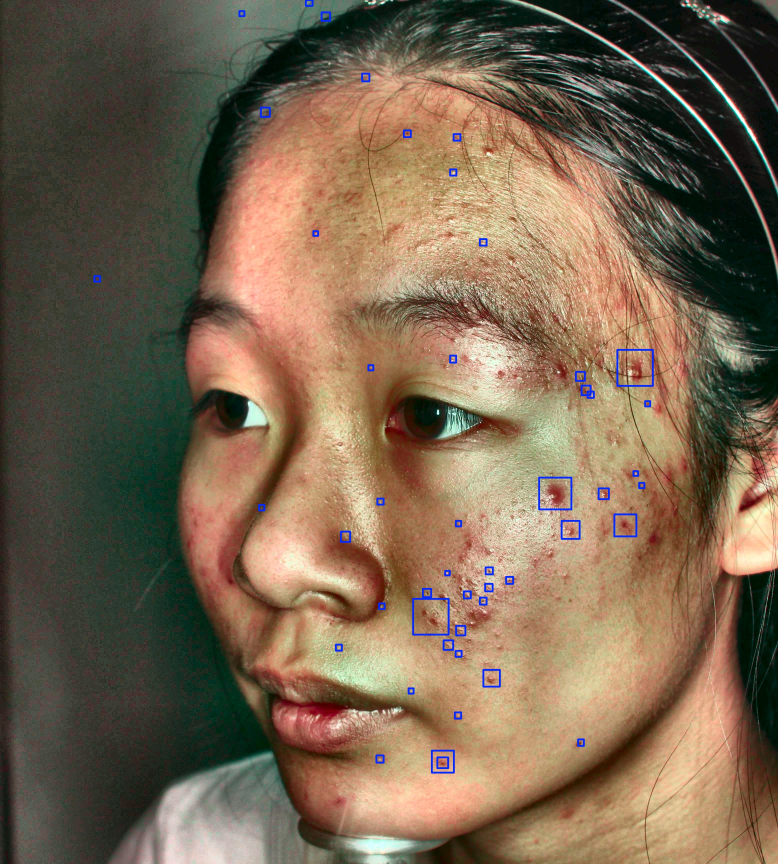
#> input picture Models/yolo/notebooks/predictions_comparison/SAHI.jpg, 3112 x 3456 px, given in place of levle1_271.jpg, which was not available (shown at 1/4 size)
$ python baseline.py
#> lines starting #> are read from the running program, lines starting #| are printed output that depends on the picture; after the words box and inside, x2 and y2 are one past the last pixel; in counts of white or black regions, pixels touching at a corner belong together; pictures that were not available may be replaced by others from this repository, and a replacement may not be noted
### Models/src/image_preprocess.py
"""
IMAGE ENHANCEMENT PIPELINE

Run this script to improve the quality of images before training or inference.
It creates a copy of your input directory with a '_preprocessed' suffix.
If applied to dataset it will rename the folder to 'final_dataset_preprocessed.

What it does:

* Boosts local contrast (CLAHE) to highlight subtle lesions
* Sharpening details (Unsharp Masking) - REMOVED IN FINAL V2 (caused noise)
* Maintains directory structure and copies existing labels

Usage:

1. Configure IMAGES_DIR in config.py.
2. Select the target folder in the main block.
3. Run: python Models/src/image_preprocess.py

Output:

* Creates: final_dataset_preprocessed/
* Original images remain untouched.

Requirements:

* Input folder must contain images (.jpg, .jpeg, .png).
* Associated labels (if any) will be copied automatically.

"""

import cv2
import numpy as np
import os
import shutil
import sys
from pathlib import Path
from concurrent.futures import ProcessPoolExecutor
from tqdm import tqdm

ROOT_DIR = Path(__file__).resolve().parents[1]
if str(ROOT_DIR) not in sys.path:
    sys.path.append(str(ROOT_DIR))

from config import DATA_DIR, IMAGES_DIR

def enhance_details(img, clip_l=1.2, clip_a=1.1, grid_size=(8, 8)):
    """
    Applies enhancement to highlight acne lesions.

    """
    # Contrast Enhancement using CLAHE on L and a channels
    lab = cv2.cvtColor(img, cv2.COLOR_BGR2LAB)
    l, a, b = cv2.split(lab)

    # Balanced contrast boost
    clahe_l = cv2.createCLAHE(clipLimit=clip_l, tileGridSize=grid_size)
    l_enhanced = clahe_l.apply(l)

    clahe_a = cv2.createCLAHE(clipLimit=clip_a, tileGridSize=grid_size)
    a_enhanced = clahe_a.apply(a)

    enhanced_img = cv2.merge((l_enhanced, a_enhanced, b))
    enhanced_img = cv2.cvtColor(enhanced_img, cv2.COLOR_LAB2BGR)


    return enhanced_img

# [57 lines left out: functions process_single_image, run_pipeline, not called in this run]

# [76 lines that do not run on import are left out]

### Models/shared/utils.py
import cv2
import numpy as np
from datetime import datetime

# [105 lines left out: functions load_ground_truth, calculate_box_iou, evaluate_predictions, compile_metrics, not called in this run]


def create_heatmap(image):
    """
    Generates a heatmap using the 'a' channel of the CIELab color space.

    - LAB Space: Separates Lightness (L) from color (a=Green/Red, b=Blue/Yellow).
    - 'a' channel: Highlights red/green intensity.
    - Normalization: Scales values to 0-255 range.
    - Colormap (JET): Maps low values to blue and high values to red.
    """
    lab = cv2.cvtColor(image, cv2.COLOR_BGR2LAB)
    _, a, _ = cv2.split(lab)
    heatmap = cv2.normalize(a, None, 0, 255, cv2.NORM_MINMAX)
    return cv2.applyColorMap(heatmap.astype(np.uint8), cv2.COLORMAP_JET)

### Models/cv/src/baseline.py
"""
OpenCV acne detection pipeline

Automatically detects, isolates, and analyzes red regions or inflammation markers
in an input image using OpenCV, and generates a visual Markdown execution report.

Processing Steps:
- Step 0 (Load): Imports input image and creates a timestamped output directory.
- Step 1 (Preprocessing): Enhances contrast and details using CLAHE.
- Step 1.5 (Heatmap): Generates a heatmap highlighting red/inflammatory areas.
- Step 2 (Segmentation): Combines HSV and LAB color spaces for precise red masking.
- Step 3 (Mask Cleaning): Applies morphological operations to remove noise and fill gaps.
- Step 4 (Extraction): Filters contours by size/shape, draws bounding boxes on valid lesions.
- Step 5 (Reporting): Saves steps and compiles a REPORT.md summary.

Prerequisites:
- Required input image: Models/shared/images/levle1_271.jpg
- Local helper modules: utils.py and src/image_preprocess.py in the workspace.

Outputs:
Saved inside a timestamped run folder: Models/cv/runs/run_YYYYMMDD_HHMMSS/
- original.jpg, enhanced.jpg, heatmap.jpg
- raw_mask.jpg, mask.jpg (binary masks)
- result.jpg (final image with bounding boxes)
- REPORT.md (complete pipeline report)

TODO: Add mask based on heatmap to further impove detection accuracy.
    To cosider: combining heatmap and color segmentation masks.

"""

import cv2
from matplotlib import image
import numpy as np
import sys
from pathlib import Path
from datetime import datetime

ROOT = Path(__file__).resolve().parents[3]
INPUT_IMAGE = ROOT / "Models" / "shared" / "images" / "levle1_271.jpg"

timestamp = datetime.now().strftime("%Y%m%d_%H%M%S")
RUN_DIR = ROOT / "Models" / "cv" / "runs" / f"run_{timestamp}"
RUN_DIR.mkdir(parents=True, exist_ok=True)

OUTPUT_IMAGE = RUN_DIR / "result.jpg"
OUTPUT_MASK = RUN_DIR / "mask.jpg"
OUTPUT_ENHANCED = RUN_DIR / "enhanced.jpg"

SHARED_DIR = ROOT / "Models" / "shared"
YOLO_DIR = ROOT / "Models" / "yolo"
if str(SHARED_DIR) not in sys.path:
    sys.path.append(str(SHARED_DIR))
if str(YOLO_DIR) not in sys.path:
    sys.path.append(str(YOLO_DIR))

from utils import create_heatmap # type: ignore
from src.image_preprocess import enhance_details  # type: ignore


def detect_red_regions(image):
    """
    Step 1: Color segmentation.
    Uses a hybrid approach:
    - HSV: Robust for color hue/saturation detection.
    - LAB: 'a' channel for highlighting red vs green color.
    - Combining masks from both color spaces to increase precision.
    """
    hsv = cv2.cvtColor(image, cv2.COLOR_BGR2HSV)
    lab = cv2.cvtColor(image, cv2.COLOR_BGR2LAB)

    lower_red1 = np.array([0, 40, 50])
    upper_red1 = np.array([20, 255, 255])

    lower_red2 = np.array([160, 40, 50])
    upper_red2 = np.array([180, 255, 255])

    mask_hsv = (cv2.inRange(hsv, lower_red1, upper_red1) | cv2.inRange(hsv, lower_red2, upper_red2))

    l, a, b = cv2.split(lab)
    _, mask_lab = cv2.threshold(a, 150, 255, cv2.THRESH_BINARY)

    mask = cv2.bitwise_and(mask_hsv, mask_lab)

    return mask


def clean_mask(mask, img_w, img_h):
    """
    Step 2: Clean the mask.
    The kernel size changes based on image resolution.

    """
    # Calculate a dynamic kernel size (0.1% of image width/height)
    # Ensuring the result is at least 7x7 to make sense
    dynamic_size = int(max(img_w, img_h) * 0.001)
    kernel_size = max(7, dynamic_size)
    # print("Using kernel size:", kernel_size)

    kernel = np.ones((kernel_size, kernel_size), np.uint8)

    # Remove random tiny pixel spots (noise)
    mask = cv2.morphologyEx(mask, cv2.MORPH_OPEN, kernel)
    # Fill in small holes inside the detected shapes
    return cv2.morphologyEx(mask, cv2.MORPH_CLOSE, kernel)


def extract_boxes(mask, image, img_w, img_h):
    """
    Step 3: Object isolation.
    Find right shapes in the mask and remove outliers based on size and shape.
    """
    # 1. Find boundaries of all white shapes
    contours, _ = cv2.findContours(mask, cv2.RETR_EXTERNAL, cv2.CHAIN_APPROX_SIMPLE)

    if not contours:
        print("No shapes detected.")
        return []

    # Calculate a dynamic minimum area based on image size
    min_area_limit = (img_w * img_h) * 0.00001

    raw_candidates = []

    # 2. Initial filter: remove extremely small noise and long, thin lines
    for contour in contours:
        area = cv2.contourArea(contour)
        x, y, w, h = cv2.boundingRect(contour)

        # Calculate how square or round the shape is
        aspect_ratio = max(w, h) / (min(w, h) + 1e-6)

        # Skip very small dots or very long thin lines
        if area <= min_area_limit or aspect_ratio > 4.0:
            continue

        raw_candidates.append({'contour': contour, 'area': area, 'bbox': (x, y, w, h)})

    if not raw_candidates:
        print("\n--- Filter Report ---")
        print("No candidates passed initial size/shape filter.")
        return []

    # 3. Dynamic filter: remove anomalies based on the size of all found objects
    all_areas = np.array([c['area'] for c in raw_candidates])

    # Set limits based on the 5th and 95th percentile (ignores smallest and largest)
    min_area_threshold = np.percentile(all_areas, 5)
    max_area_threshold = np.percentile(all_areas, 95)

    # Fallback: if thresholds are too close, use median to estimate safe size range
    median_area = np.median(all_areas)
    if max_area_threshold <= min_area_threshold:
        min_area_threshold = max(1.0, median_area * 0.3)
        max_area_threshold = median_area * 5.0

    boxes = []
    rejected_small = 0
    rejected_large = 0

    # 4. Final selection: keep only objects within calculated size range
    for cand in raw_candidates:
        area = cand['area']
        x, y, w, h = cand['bbox']

        if area < min_area_threshold:
            rejected_small += 1
            continue

        if area > max_area_threshold:
            rejected_large += 1
            continue

        boxes.append((x, y, w, h))

        # Draw boxes on the final image for visualization
        cv2.rectangle(image, (x, y), (x + w, y + h), (0, 255, 0), 2)

    # 5. Print a summary of what was filtered out
    filter_report_lines = [
            "### Filter Statistics",
            f"- **Total raw shapes found:** {len(contours)}",
            f"- **Shapes after basic filter:** {len(raw_candidates)}",
            f"- **Final objects kept:** {len(boxes)}",
            f"- **Rejected as too small (noise):** {rejected_small}",
            f"- **Rejected as too large (anomaly):** {rejected_large}"
        ]

    print("\n----------------- Filter Report -----------------")
    print(f"Total raw shapes found:           {len(contours)}")
    print(f"Shapes after basic filter:        {len(raw_candidates)}")
    print(f"Final objects kept:               {len(boxes)}")
    print(f"Rejected as too small (noise):    {rejected_small}")
    print(f"Rejected as too large (anomaly):  {rejected_large}")
    print("---------------------------------------------------\n")

    return boxes, filter_report_lines

def main():
    # 1. Load the input image
    image = cv2.imread(str(INPUT_IMAGE))
#> image is the input picture: shape (3456, 3112, 3); mean B, G, R 80.7, 102.2, 121.6
    if image is None:
        raise FileNotFoundError(f"Could not load image from: {INPUT_IMAGE}")

    height, width = image.shape[:2]
    print(f"Processing image: {width}x{height} pixels.")
#| Processing image: 3112x3456 pixels.

    # Prepare lines for the Markdown report
    report_lines = [
        f"# Pipeline Execution Report",
        f"**Timestamp:** {datetime.now().strftime('%Y-%m-%d %H:%M:%S')}",
        f"**Source Image:** `{INPUT_IMAGE.name}`",
        f"**Image Dimensions:** `{width} x {height} px`",
        "---",
        "## Step 0: Original Input Image",
        "The raw image before any processing.",
        f"![Original Image](original.jpg)\n"
    ]

    cv2.imwrite(str(RUN_DIR / "original.jpg"), image)

    # 2. Preprocessing: Enhance contrast and colors
    enhanced_image = enhance_details(image, clip_l=1.2, clip_a=1.1, grid_size=(8, 8))
#> in enhance_details, `l, a, b = cv2.split(lab)`:
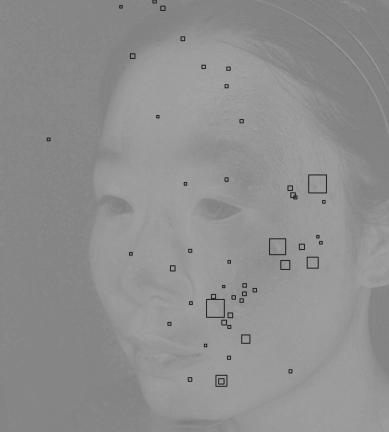
#> b: shape (3456, 3112) (shown at 1/8 size); min 24, max 172, mean 143.1
#> in enhance_details, `l_enhanced = clahe_l.apply(l)`:
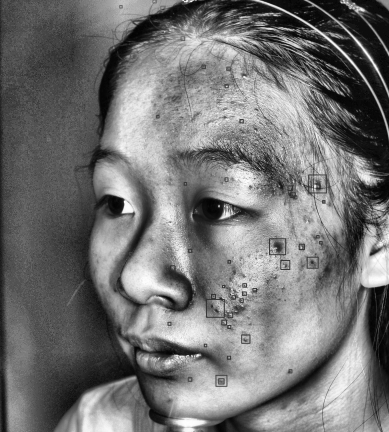
#> l_enhanced: shape (3456, 3112) (shown at 1/8 size); min 0, max 255, mean 115.3
#> in enhance_details, `enhanced_img = cv2.cvtColor(enhanced_img, cv2.COLOR_LAB2BGR)`:
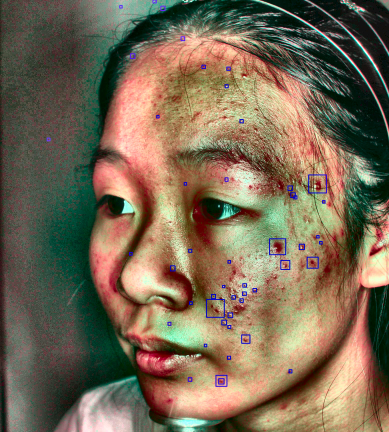
#> enhanced_img: shape (3456, 3112, 3) (shown at 1/8 size); mean B, G, R 84.2, 105.9, 120.9
    cv2.imwrite(str(OUTPUT_ENHANCED), enhanced_image)

    report_lines.extend([
        "## Step 1: Image Preprocessing",
        "Improve image contrast using CLAHE on color channels.",
        f"![Enhanced Image]({OUTPUT_ENHANCED.name})\n"
    ])

    # 3. Heatmap: Visualize red inflammatory markers
    heatmap_img = create_heatmap(image)
#> in create_heatmap, `heatmap = cv2.normalize(a, None, 0, 255, cv2.NORM_MINMAX)`:
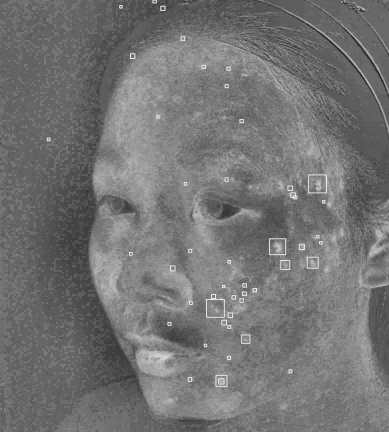
#> heatmap: shape (3456, 3112) (shown at 1/8 size); min 0, max 255, mean 115.3
    heatmap_path = RUN_DIR / "heatmap.jpg"
    cv2.imwrite(str(heatmap_path), heatmap_img)

    report_lines.extend([
        "## Step 1.5: Heatmap Generation",
        "Highlight red areas to help identify potential inflammation.",
        f"![Heatmap]({heatmap_path.name})\n"
    ])

    # 4. Segmentation: Create mask for red regions
    # raw_mask = detect_red_regions(enhanced_image, heatmap_img)
    raw_mask = detect_red_regions(enhanced_image)
#> in detect_red_regions, `mask_hsv = (cv2.inRange(hsv, lower_red1, upper_red1) | cv2.inRange(hsv..`:
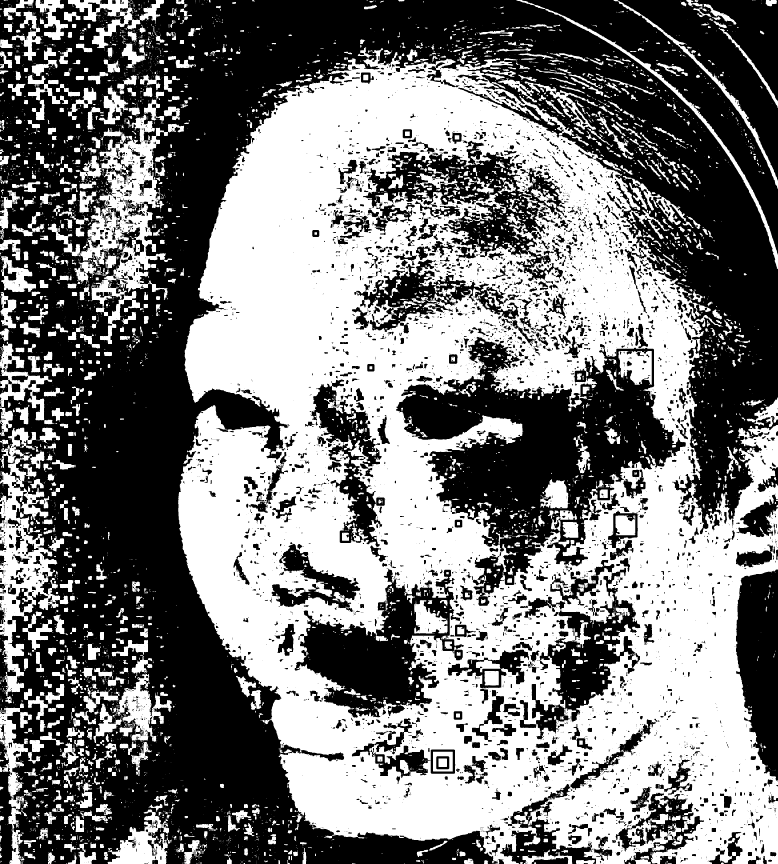
#> mask_hsv: shape (3456, 3112) (shown at 1/4 size); 47.9% white; 8691 white regions (6535 under 20 px), largest, box (x1, y1, x2, y2) and area: (712, 193, 3112, 3456) 4094305, (191, 456, 688, 1376) 110601, (0, 1711, 273, 2784) 92251
    raw_mask_path = RUN_DIR / "raw_mask.jpg"
    cv2.imwrite(str(raw_mask_path), raw_mask)

    report_lines.extend([
        "## Step 2: Red Region Detection",
        "Filter image by color range (HSV + LAB) to create a binary mask.",
        f"![Raw Mask]({raw_mask_path.name})\n"
    ])

    # 5. Cleaning: Remove noise from the mask
    mask = clean_mask(raw_mask, width, height)
#> in clean_mask, `return cv2.morphologyEx(mask, cv2.MORPH_CLOSE, kernel)`:
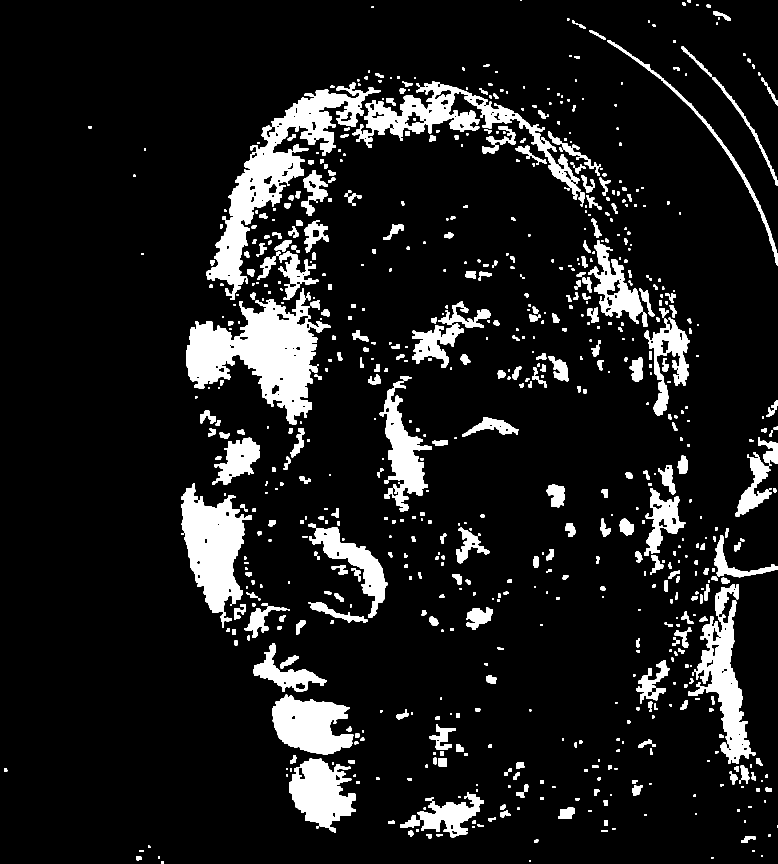
#> returned value: shape (3456, 3112) (shown at 1/4 size); 10.4% white; 757 white regions
    cv2.imwrite(str(OUTPUT_MASK), mask)

    report_lines.extend([
        "## Step 3: Mask Refinement",
        "Remove tiny noise particles and fill small gaps within shapes.",
        f"![Clean Mask]({OUTPUT_MASK.name})\n"
    ])

    # 6. Extraction: Filter objects and draw final boxes
    boxes, filter_report_lines = extract_boxes(mask, image, width, height)
#> in extract_boxes, `contours, _ = cv2.findContours(mask, cv2.RETR_EXTERNAL, cv2.CHAIN_APPR..`: contours = 756 contours, 1 with area under 20; largest, box (x1, y1, x2, y2) and area: (745, 1153, 1321, 1697) 139509, (825, 331, 1522, 1200) 124448, (726, 1934, 1008, 2511) 81586, (1409, 326, 2321, 798) 73526, (2753, 2336, 3024, 3056) 62606
#> the loop in extract_boxes, `for contour in contours:` made 756 passes
#> (area, x, y, w, h, aspect_ratio) on passes 1, 5, 8: (80.5, 644, 3446, 10, 10, 1), (283.5, 546, 3424, 21, 17, 1.24), (48.5, 3011, 3400, 8, 8, 1)
#> after the loop in extract_boxes, `for contour in contours:`: raw_candidates = 430 items
#> in extract_boxes, `all_areas = np.array([c['area'] for c in raw_candidates])`: all_areas = 430 values, max 139509 at index 309, min 108 at index 1, mean 2530.1
#> in extract_boxes, `min_area_threshold = np.percentile(all_areas, 5)`: min_area_threshold = 115.5
#> in extract_boxes, `max_area_threshold = np.percentile(all_areas, 95)`: max_area_threshold = 7350.6
#> in extract_boxes, `median_area = np.median(all_areas)`: median_area = 266
#> the loop in extract_boxes, `for cand in raw_candidates:` made 430 passes
#> (area, x, y, w, h) on passes 1 to 8: (283.5, 546, 3424, 21, 17), (108, 556, 3401, 19, 7), (149.5, 2137, 3358, 16, 13), (742, 2965, 3345, 56, 27), (185, 1744, 3336, 26, 9), (249.5, 1706, 3336, 22, 17), (355, 1632, 3322, 21, 26), (144, 2406, 3321, 25, 7)
#> after the loop in extract_boxes, `for cand in raw_candidates:`:
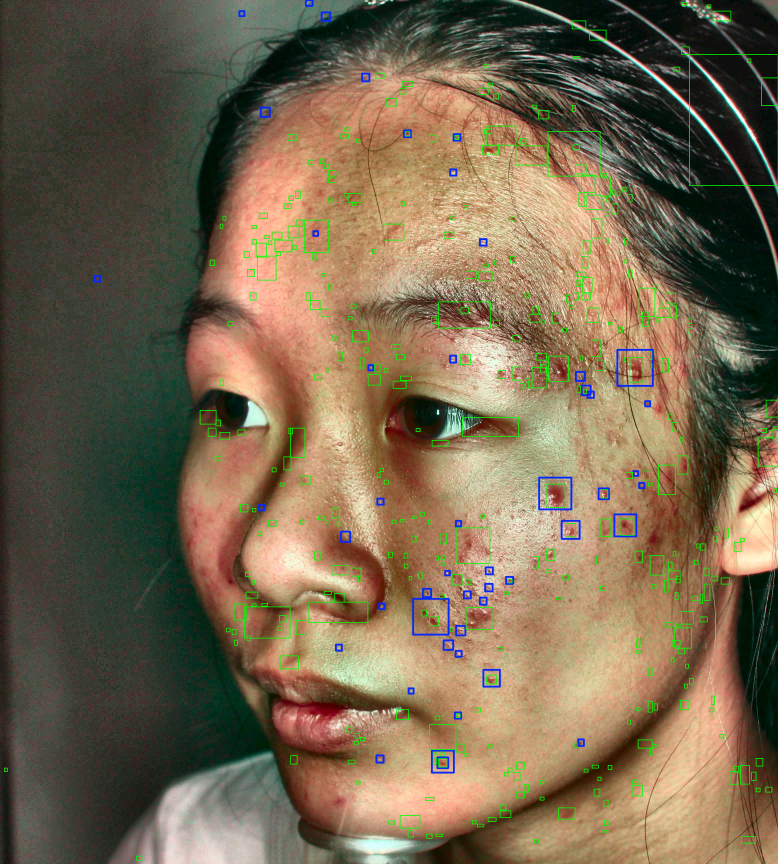
#> image: shape (3456, 3112, 3) (shown at 1/4 size); mean B, G, R 79.5, 104, 119.5
#| Total raw shapes found:           756
#| Shapes after basic filter:        430
#| Final objects kept:               387
#| Rejected as too small (noise):    21
#| Rejected as too large (anomaly):  22
    cv2.imwrite(str(OUTPUT_IMAGE), image)

    report_lines.extend([
        "## Step 4: Final Detection Results",
        "Filter out small or odd-shaped objects and draw boxes on valid lesions.",
        f"**Total detected: {len(boxes)}**",
        ""
    ])

    report_lines.extend(filter_report_lines)
    report_lines.extend([
        "",
        f"![Final Result]({OUTPUT_IMAGE.name})\n"
    ])

    # 7. Save the final report
    report_path = RUN_DIR / "REPORT.md"
    with open(report_path, "w", encoding="utf-8") as f:
        f.write("\n".join(report_lines))

    print(f"Detected lesions: {len(boxes)}")
#| Detected lesions: 387
    print(f"Results saved. Report generated at: {RUN_DIR}")

if __name__ == "__main__":
    main()
